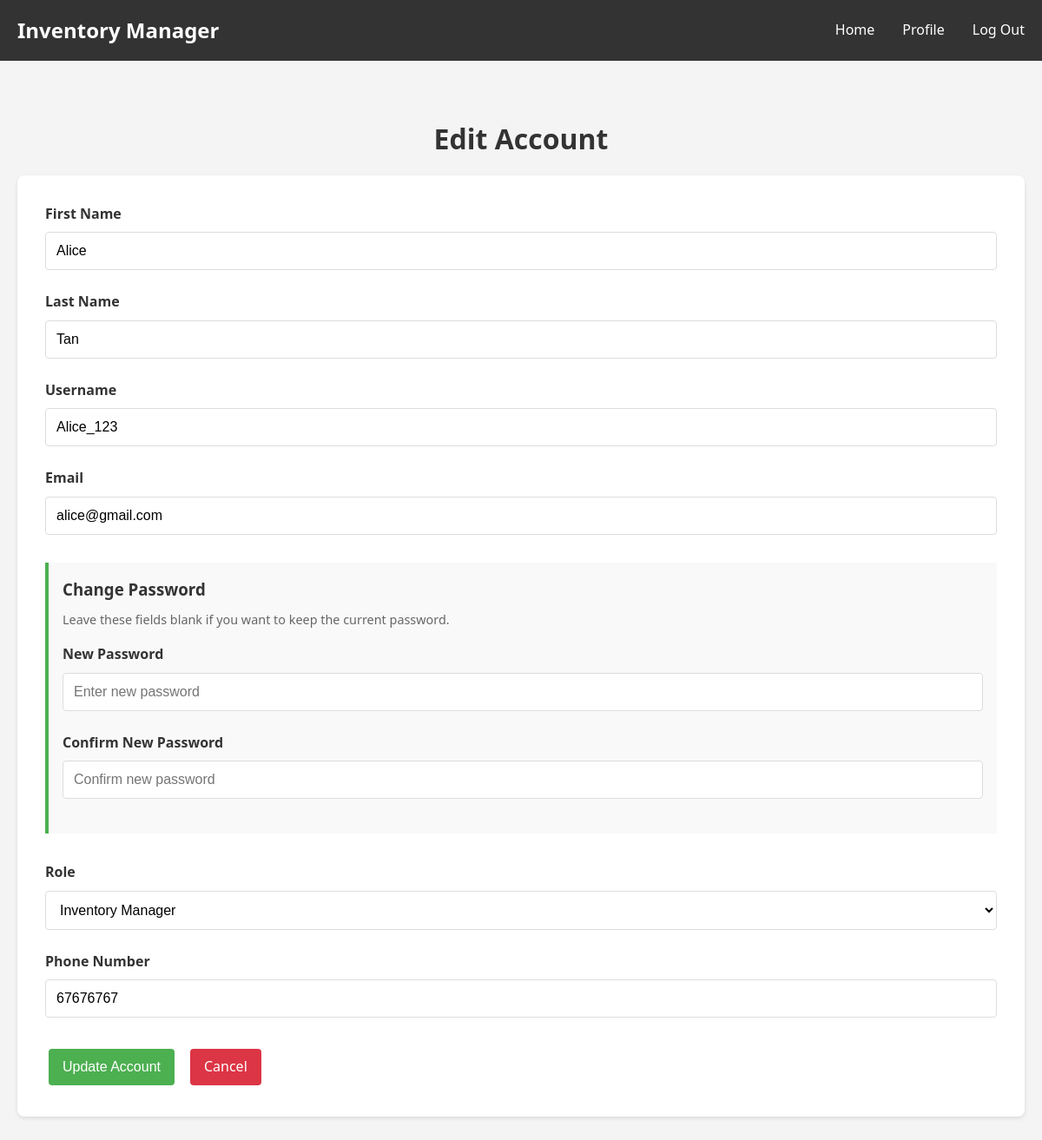
Page /pages/edit_account.php?id=1 (signed in) on the committed database.
### tables this page shows
CREATE TABLE `users` (
  `id` int(11) NOT NULL AUTO_INCREMENT,
  `email` varchar(255) NOT NULL,
  `username` varchar(100) NOT NULL,
  `password_hash` varchar(255) NOT NULL,
  `role` enum('Admin', 'User') NOT NULL,
  `first_name` varchar(100) NOT NULL,
  `last_name` varchar(100) NOT NULL,
  `phone_number` varchar(10) NOT NULL,
  `created_at` timestamp NOT NULL DEFAULT current_timestamp(),
  `updated_at` timestamp NOT NULL DEFAULT current_timestamp() ON UPDATE current_timestamp(),
  PRIMARY KEY (`id`),
  UNIQUE KEY `username` (`username`),
  UNIQUE KEY `phone_number` (`phone_number`)
);

### pages/edit_account.php (the view, shortened to what this page needs)
<?php
require_once __DIR__ . '/../config/config.php';
$userId = $_GET['id'];
$sql = "SELECT id, username, email, first_name, last_name, role, phone_number FROM users WHERE id = ?";
$userData = null;
if ($stmt = $conn->prepare($sql)) {
    $stmt->bind_param("i", $userId);
    if ($stmt->execute()) {
        $result = $stmt->get_result();
        if ($result->num_rows == 1) {
            $userData = $result->fetch_assoc();
        } else {
            die("Error: User not found.");
        }
    }
}
?>
<!DOCTYPE html>
<html lang="en">
<head>
    <link rel="stylesheet" href="<?php echo BASE_URL; ?>/css/style.css">
</head>
<body>
    <?php include __DIR__ . '/../includes/header.php'; ?>
    <div class="container">
        <main>
            <div style="margin-top: 2rem; margin-bottom: 1rem;">
                <h1 style="text-align: center; color: #333;">Edit Account</h1>
            </div>
            <div class="card">
                <form action="edit_account.php?id=<?php echo $userId; ?>" method="POST" id="editAccountForm">
                    <div class="form-group">
                        <label>First Name</label>
                        <input type="text" name="first_name" value="<?php echo htmlspecialchars($userData['first_name']); ?>" required>
                    </div>
                    <div class="form-group">
                        <label>Last Name</label>
                        <input type="text" name="last_name" value="<?php echo htmlspecialchars($userData['last_name']); ?>" required>
                    </div>
                    <div class="form-group">
                        <label>Username</label>
                        <input type="text" name="username" value="<?php echo htmlspecialchars($userData['username']); ?>" required>
                    </div>
                    <div class="form-group">
                        <label>Email</label>
                        <input type="email" name="email" value="<?php echo htmlspecialchars($userData['email']); ?>" required>
                    </div>
                    <div style="margin: 2rem 0; padding: 1rem; background-color: #f9f9f9; border-left: 4px solid #4CAF50;">
                        <h3 style="margin-bottom: 0.5rem; color: #333;">Change Password</h3>
                        <p style="font-size: 0.9rem; color: #666; margin-bottom: 1rem;">
                            Leave these fields blank if you want to keep the current password.
                        </p>
                        <div class="form-group">
                            <label for="password">New Password</label>
                            <input type="password" id="password" name="password" placeholder="Enter new password">
                        </div>
                        <div class="form-group">
                            <label for="confirm_password">Confirm New Password</label>
                            <input type="password" id="confirm_password" name="confirm_password" placeholder="Confirm new password">
                        </div>
                    </div>
                    <div class="form-group">
                        <label>Role</label>
                        <select name="role" required style="width: 100%; padding: 0.75rem; border: 1px solid #ddd; border-radius: 4px; font-size: 1rem; background-color: white;">
                            <option value="Admin" <?php echo ($userData['role'] == 'Admin') ? 'selected' : ''; ?>>Inventory Manager</option>
                        </select>
                    </div>
                    <div class="form-group">
                        <label>Phone Number</label>
                        <input type="text" name="phone_number" value="<?php echo htmlspecialchars($userData['phone_number']); ?>">
                    </div>
                    <div style="margin-top: 2rem; display: flex; gap: 10px;">
                        <button type="submit" class="btn btn-primary">Update Account</button>
                        <a href="account_management.php" class="btn btn-danger">Cancel</a>
                    </div>
                </form>
            </div>
        </main>
    </div>
</body>
</html>

### css/style.css (style rules this page uses)
* { margin: 0; padding: 0; box-sizing: border-box; }
html, body { height: 100%; }
body { font-family: 'Segoe UI', Tahoma, Geneva, Verdana, sans-serif; background-color: #f4f4f4; line-height: 1.6; display: flex; flex-direction: column; }
.container { max-width: 1200px; width: 100%; margin: 0 auto; padding: 0 20px; }
main { flex: 1; width: 100%; }
.card { background: white; padding: 2rem; margin-bottom: 2rem; border-radius: 8px; box-shadow: 0 2px 5px rgba(0,0,0,0.1); }
.btn { display: inline-block; padding: 0.5rem 1rem; margin: 0.25rem; border: none; border-radius: 4px; cursor: pointer; text-decoration: none; transition: background-color 0.3s; font-size: 1rem; }
.btn-primary { background-color: #4CAF50; color: white; }
.btn-danger { background-color: #dc3545; color: white; }
.form-group { margin-bottom: 1.5rem; }
.form-group label { display: block; margin-bottom: 0.5rem; color: #333; font-weight: bold; }
.form-group input, .form-group textarea, .form-group select { width: 100%; padding: 0.75rem; border: 1px solid #ddd; border-radius: 4px; font-size: 1rem; background-color: white; }

### rows in the picture
users: first_name "Alice", last_name "Tan", username "Alice_123", email "alice@gmail.com", role "Inventory Manager", phone_number "67676767"
